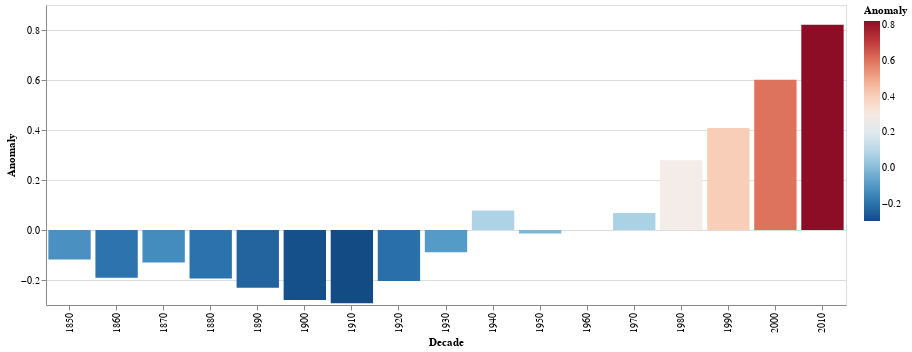

Notebook cell for this chart:
### Markdown cell above
Group data by decades and remove the last decade (2020s), which is incomplete

### Code cell
chart = alt.Chart(df
).mark_bar(
).encode(
    x='Decade:N',
    y='Anomaly',
    color=alt.Color('Anomaly', scale=alt.Scale(scheme='redblue', reverse=True))
).properties(
    width=800
).transform_filter(
    "year(datum.Date) < 2020"
).transform_calculate(
     Decade = "(year(datum.Date) - year(datum.Date) % 10)"  # Calculate the decade
).transform_aggregate(
    Anomaly='mean(Anomaly)',
    groupby=['Decade']
)

chart

### Figure 1 — Vega-Lite specification as saved in the notebook (floating-point values rounded to 4 significant figures; data arrays with more than 128 entries replaced by an {"elided": "..."} marker saying what was removed)
{"config": {"view": {"continuousWidth": 300, "continuousHeight": 300}}, "data": {"name": "data-28cd39674868bff0586e75d109b20cd9"}, "mark": {"type": "bar"}, "encoding": {"color": {"field": "Anomaly", "scale": {"reverse": true, "scheme": "redblue"}, "type": "quantitative"}, "x": {"field": "Decade", "type": "nominal"}, "y": {"field": "Anomaly", "type": "quantitative"}}, "transform": [{"filter": "year(datum.Date) < 2020"}, {"calculate": "(year(datum.Date) - year(datum.Date) % 10)", "as": "Decade"}, {"aggregate": [{"op": "mean", "field": "Anomaly", "as": "Anomaly"}], "groupby": ["Decade"]}], "width": 800, "$schema": "https://vega.github.io/schema/vega-lite/v5.16.3.json", "datasets": {"data-28cd39674868bff0586e75d109b20cd9": {"elided": "2092 records"}}}
